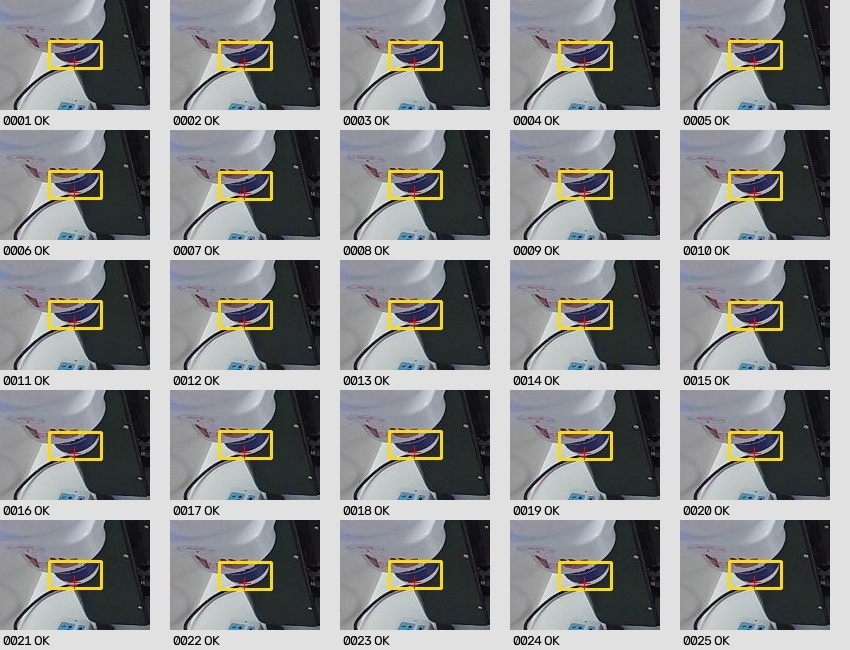
#> input picture artifacts/cup-perception-v5-20261008/review-crops-0.jpg, 850 x 650 px
$ python -i recognize.py   (imports and definitions only)   (older library calls are emulated)
#> lines starting #> are read from the running program, lines starting #| are printed output that depends on the picture
"""New-camera reference-bank detection; never a robot command or grasp pose.

Only real-frame station registration plus independent local cup verification may
produce a 2D candidate. Camera identity, stale frames and depth are not inferred.
"""
import hashlib,json,time,argparse
from pathlib import Path
import cv2
import numpy as np
from collections import deque

ROOT=Path(__file__).resolve().parent

def project(points,matrix):
    return cv2.perspectiveTransform(np.array(points,np.float64)[None],matrix)[0]

def corners(box):
    a,b,c,d=box
    return np.float64([[a,b],[c,b],[c,d],[a,d]])

# [5 lines left out: function ncc, not called in this run]

def edges(image):
    image=cv2.GaussianBlur(image,(3,3),0)
    return cv2.magnitude(cv2.Sobel(image,cv2.CV_32F,1,0),cv2.Sobel(image,cv2.CV_32F,0,1))

class StabilityGate:
    """Three distinct new frames; no stale/duplicate/invalid-frame persistence."""
    def __init__(self):
        self.points=deque(maxlen=3);self.last_id=None;self.last_time=None

    # [16 lines left out: function update, not called in this run]

class Detector:
    # [128 lines left out: functions __init__, register, match, predict, annotate, not called in this run]

# [6 lines not run here, left out]

>>> import cv2
>>> picture = cv2.imread('review-crops-0.jpg')
#> picture is the input picture: shape (650, 850, 3); mean B, G, R 139.1, 139.3, 138
>>> result = edges(picture)
#> in edges, `return cv2.magnitude(cv2.Sobel(image,cv2.CV_32F,1,0),cv2.Sobel(image,c..`:
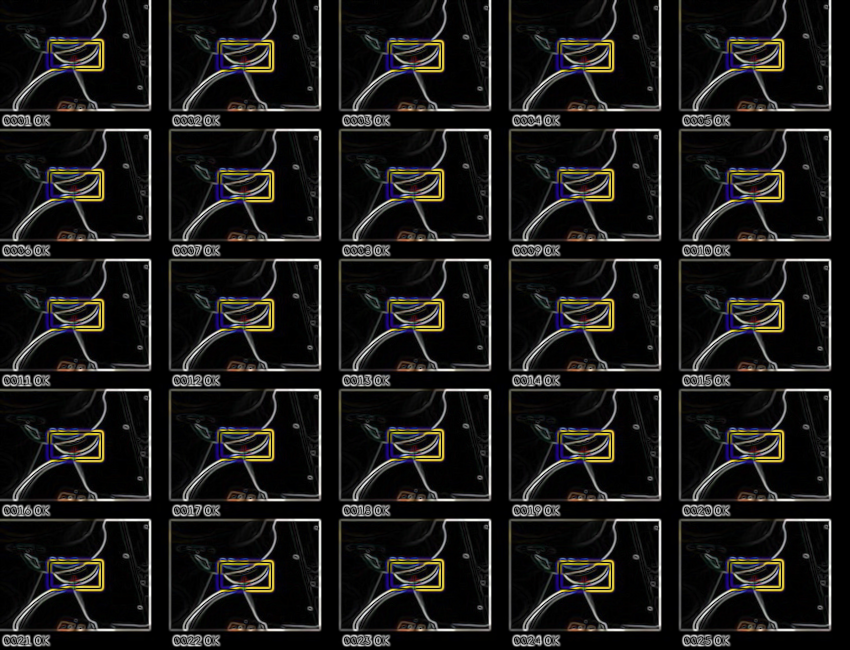
#> returned value: shape (650, 850, 3) float32; mean of channels 0, 1, 2 63.9, 67.2, 69.8; drawn with min black and max white
